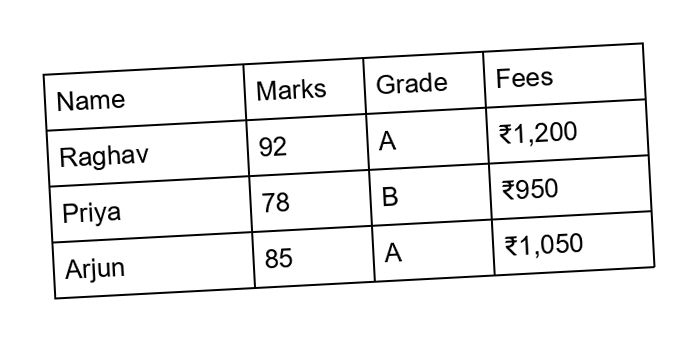
#> input picture backend/scripts/samples/tilted.jpg, 696 x 340 px
$ python -i preprocess.py   (imports and definitions only)   (older library calls are emulated)
#> lines starting #> are read from the running program, lines starting #| are printed output that depends on the picture; after the words box and inside, x2 and y2 are one past the last pixel; in counts of white or black regions, pixels touching at a corner belong together
"""Step 1 — clean the image so OCR and grid detection get a tidy input.

grayscale -> upscale small images -> straighten tilt -> light denoise + sharpen
"""
from __future__ import annotations

import math

import cv2
import numpy as np

TARGET_MIN_SIDE = 1400  # upscale until the longer side is at least this many px
MAX_SIDE = 3000         # but never beyond this (keeps OCR fast)


def to_gray(img: np.ndarray) -> np.ndarray:
    if img.ndim == 2:
        return img
    if img.shape[2] == 4:
        # flatten transparency onto white (screenshots of dark-mode apps aside)
        alpha = img[:, :, 3:4].astype(np.float32) / 255.0
        rgb = img[:, :, :3].astype(np.float32)
        img = (rgb * alpha + 255 * (1 - alpha)).astype(np.uint8)
    return cv2.cvtColor(img, cv2.COLOR_BGR2GRAY)


def upscale(img: np.ndarray) -> tuple[np.ndarray, float]:
    h, w = img.shape[:2]
    longer = max(h, w)
    scale = 1.0
    if longer < TARGET_MIN_SIDE:
        scale = min(TARGET_MIN_SIDE / longer, MAX_SIDE / longer, 3.0)
    elif longer > MAX_SIDE:
        scale = MAX_SIDE / longer
    if abs(scale - 1.0) < 0.01:
        return img, 1.0
    interp = cv2.INTER_CUBIC if scale > 1 else cv2.INTER_AREA
    return cv2.resize(img, None, fx=scale, fy=scale, interpolation=interp), scale


def estimate_skew(gray: np.ndarray) -> float:
    """Return the dominant tilt angle in degrees using long near-horizontal lines.

    Works on both ruled tables (uses the rules) and plain text (uses text baselines).
    Returns 0.0 if nothing confident is found.
    """
    edges = cv2.Canny(gray, 50, 150, apertureSize=3)
    h, w = gray.shape
    min_len = max(w // 6, 60)
    lines = cv2.HoughLinesP(
        edges, 1, np.pi / 360, threshold=120, minLineLength=min_len, maxLineGap=10
    )
    if lines is None:
        return 0.0
    angles = []
    weights = []
    for x1, y1, x2, y2 in np.asarray(lines).reshape(-1, 4):
        dx, dy = x2 - x1, y2 - y1
        ang = math.degrees(math.atan2(dy, dx))
        # keep near-horizontal lines only
        if abs(ang) <= 15:
            angles.append(ang)
            weights.append(math.hypot(dx, dy))
    if len(angles) < 3:
        return 0.0
    angle = float(np.average(angles, weights=weights))
    # median is robust against outliers; blend both
    angle = (angle + float(np.median(angles))) / 2
    return angle if abs(angle) >= 0.3 else 0.0


def rotate(img: np.ndarray, angle: float, border: int = 255) -> np.ndarray:
    h, w = img.shape[:2]
    center = (w / 2, h / 2)
    m = cv2.getRotationMatrix2D(center, angle, 1.0)
    cos, sin = abs(m[0, 0]), abs(m[0, 1])
    nw = int(h * sin + w * cos)
    nh = int(h * cos + w * sin)
    m[0, 2] += nw / 2 - center[0]
    m[1, 2] += nh / 2 - center[1]
    border_val = (border, border, border) if img.ndim == 3 else border
    return cv2.warpAffine(
        img, m, (nw, nh), flags=cv2.INTER_CUBIC,
        borderMode=cv2.BORDER_CONSTANT, borderValue=border_val,
    )


def enhance(gray: np.ndarray) -> np.ndarray:
    """Light denoise + unsharp mask. Keeps thin table rules intact."""
    blur = cv2.GaussianBlur(gray, (0, 0), sigmaX=1.0)
    sharp = cv2.addWeighted(gray, 1.6, blur, -0.6, 0)
    return sharp


def preprocess(img_bgr: np.ndarray) -> dict:
    """Return a dict with the cleaned grayscale image and bookkeeping info."""
    gray = to_gray(img_bgr)
    # Dark-mode screenshots: invert so text is dark on light.
    if gray.mean() < 110:
        gray = 255 - gray
    gray, scale = upscale(gray)
    angle = estimate_skew(gray)
    if angle:
        gray = rotate(gray, angle)
    # Note: sharpening was tried and measured — it lowered OCR confidence on
    # clean screenshots, so it's only applied to visibly blurry inputs.
    if _is_blurry(gray):
        gray = enhance(gray)
    return {"gray": gray, "scale": scale, "angle": angle}


def _is_blurry(gray: np.ndarray, threshold: float = 60.0) -> bool:
    """Variance of the Laplacian: low values mean soft edges (phone photos).
    16-bit Laplacian + meanStdDev instead of float64 + .var(): same number, but no
    8-bytes-per-pixel temporaries (~60 MB for a 2560x1440 screenshot)."""
    _, std = cv2.meanStdDev(cv2.Laplacian(gray, cv2.CV_16S))
    return float(std[0][0]) ** 2 < threshold

>>> import cv2
>>> picture = cv2.imread('../scripts/samples/tilted.jpg')
#> picture is the input picture: shape (340, 696, 3); min 0, max 255, mean 240.3
>>> result = preprocess(picture)
#> in preprocess, `gray, scale = upscale(gray)`:
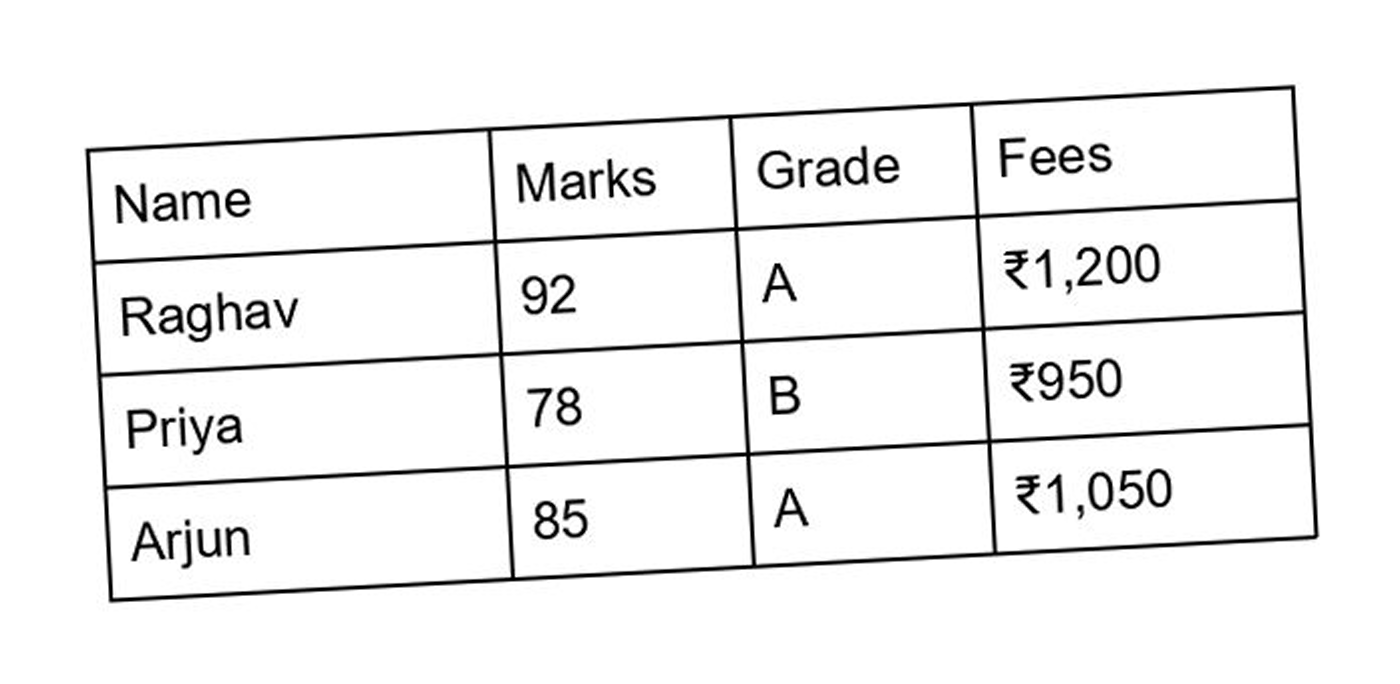
#> gray: shape (684, 1400); min 0, max 255, mean 240.2
#> in preprocess, `gray, scale = upscale(gray)`: scale = 2.01
#> in estimate_skew, `edges = cv2.Canny(gray, 50, 150, apertureSize=3)`:
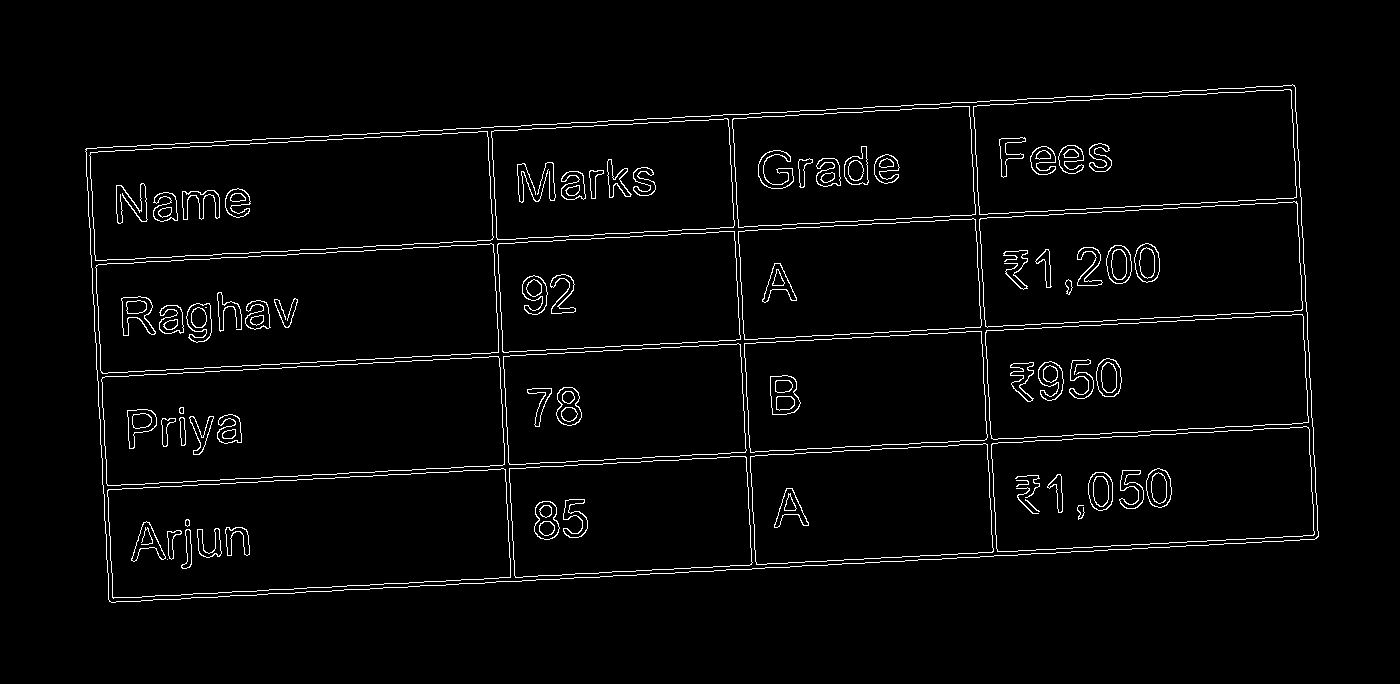
#> edges: shape (684, 1400); 2.8% white in thin lines or dots, all inside (x1, y1, x2, y2) = (85, 84, 1319, 603)
#> in estimate_skew, `lines = cv2.HoughLinesP( edges, 1, np.pi / 360, threshold=120, minLine..`: lines = 21 rows, first 6: [108, 598, 1318, 534], [111, 602, 1314, 539], [103, 490, 1312, 426], [103, 485, 1280, 424], [1036, 211, 1301, 198], [91, 264, 1301, 201]
#> the loop in estimate_skew, `for x1, y1, x2, y2 in np.asarray(lines).reshape(-1, 4):` made 21 passes
#> (x1, y1, x2, y2, dx, dy, ang) on passes 1 to 12: (108, 598, 1318, 534, 1210, -64, -3.03), (111, 602, 1314, 539, 1203, -63, -3), (103, 490, 1312, 426, 1209, -64, -3.03), (103, 485, 1280, 424, 1177, -61, -2.97), (1036, 211, 1301, 198, 265, -13, -2.81), (91, 264, 1301, 201, 1210, -63, -2.98), (86, 148, 1294, 85, 1208, -63, -2.99), (86, 152, 1295, 88, 1209, -64, -3.03), (97, 373, 1306, 310, 1209, -63, -2.98), (537, 354, 1078, 326, 541, -28, -2.96), (97, 377, 498, 356, 401, -21, -3), (728, 114, 752, 568, 24, 454, 86.97)
#> after the loop in estimate_skew, `for x1, y1, x2, y2 in np.asarray(lines).reshape(-1, 4):`: angles = [-3.03, -3, -3.03, -2.97, -2.81, -2.98, -2.99, -3.03, -2.98, -2.96, -3, -3.05, -3.07]; weights = [1211.7, 1204.6, 1210.7, 1178.6, 265.3, 1211.6, 1209.6, 1210.7, 1210.6, 541.7, 401.5, 601.9, 804.2]
#> in estimate_skew, `angle = float(np.average(angles, weights=weights))`: angle = -3
#> in rotate, `m = cv2.getRotationMatrix2D(center, angle, 1.0)`: m = [[0.999, -0.0523, 18.85], [0.0523, 0.999, -36.16]]
#> in rotate, `cos, sin = abs(m[0, 0]), abs(m[0, 1])`: cos = 0.999; sin = 0.0523
#> in rotate, `nw = int(h * sin + w * cos)`: nw = 1433
#> in rotate, `nh = int(h * cos + w * sin)`: nh = 756
#> in rotate, `return cv2.warpAffine( img, m, (nw, nh), flags=cv2.INTER_CUBIC, border..`:
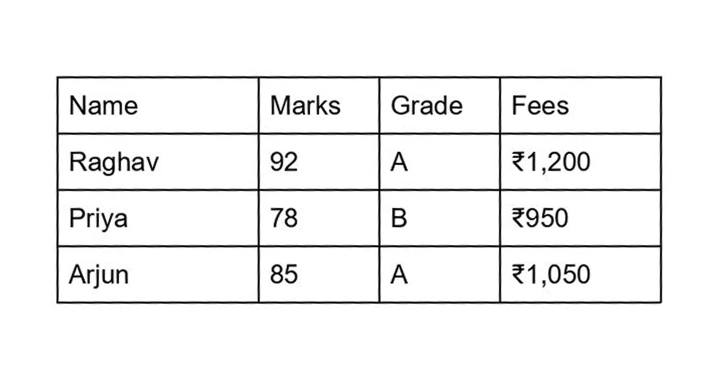
#> returned value: shape (756, 1433) (shown at 1/2 size); min 0, max 255, mean 241.9
#> in _is_blurry, `_, std = cv2.meanStdDev(cv2.Laplacian(gray, cv2.CV_16S))`: std = [17.55]
#> result = 3 items

$ run again, on backend/scripts/samples/bordered.png
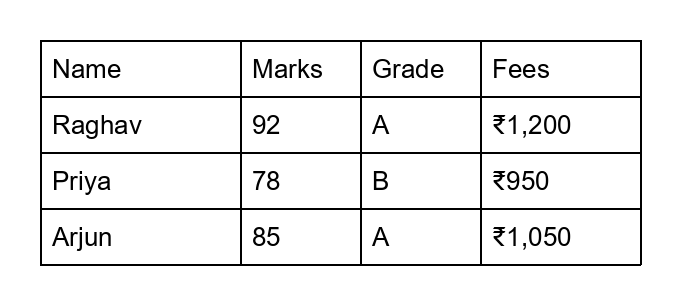
#> input picture backend/scripts/samples/bordered.png, 680 x 304 px
#> picture is the input picture: shape (304, 680, 3); min 0, max 255, mean 238.5
#> in preprocess, `gray, scale = upscale(gray)`:
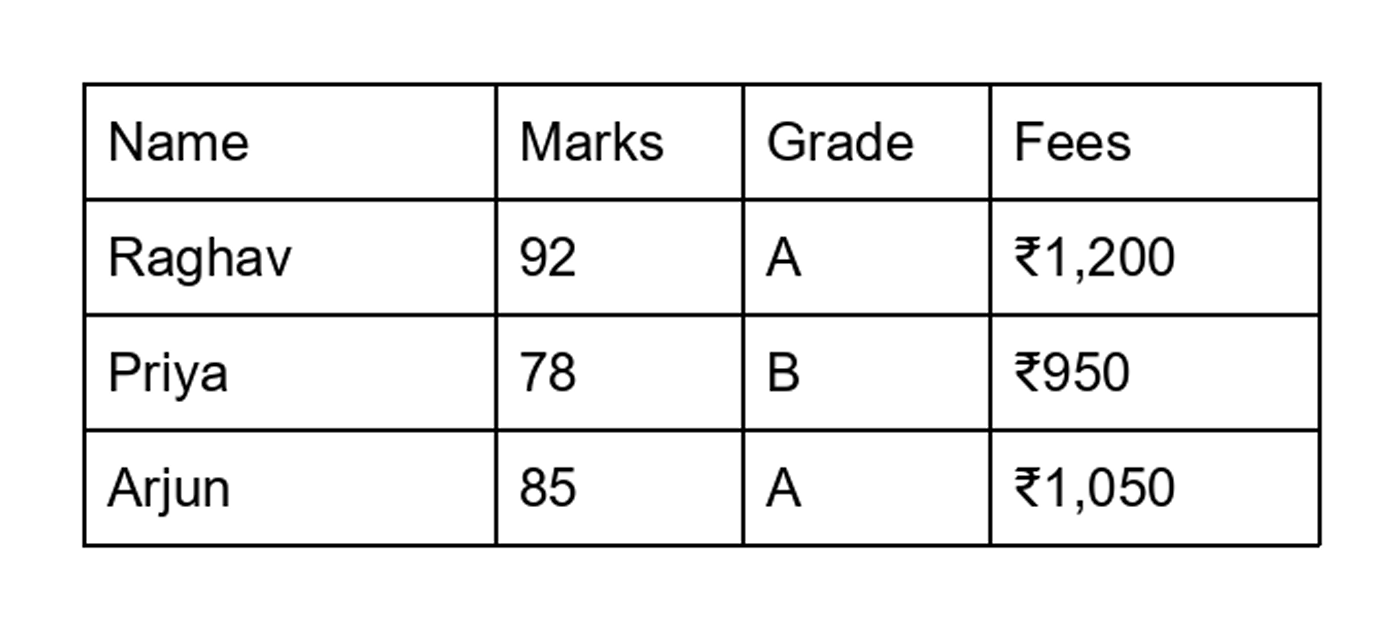
#> gray: shape (626, 1400); min 0, max 255, mean 238.5
#> in preprocess, `gray, scale = upscale(gray)`: scale = 2.06
#> in estimate_skew, `edges = cv2.Canny(gray, 50, 150, apertureSize=3)`:
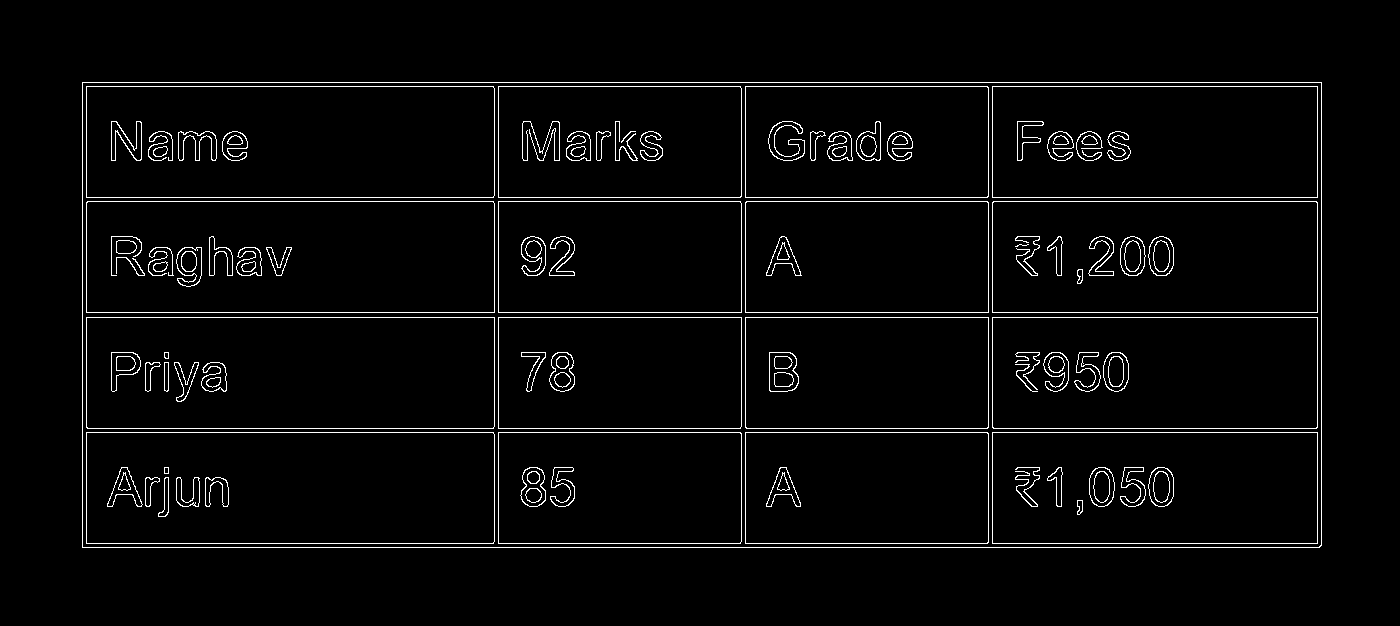
#> edges: shape (626, 1400); 3.1% white in thin lines or dots, all inside (x1, y1, x2, y2) = (82, 82, 1322, 548)
#> lines = 20 rows, first 6: [82, 428, 1321, 428], [82, 312, 1321, 312], [82, 432, 1321, 432], [82, 197, 1321, 197], [82, 317, 1321, 317], [82, 543, 1321, 543]
#> the loop in estimate_skew, `for x1, y1, x2, y2 in np.asarray(lines).reshape(-1, 4):` made 20 passes
#> (x1, y1, x2, y2, dx, dy, ang) on passes 1 to 8: (82, 428, 1321, 428, 1239, 0, 0), (82, 312, 1321, 312, 1239, 0, 0), (82, 432, 1321, 432, 1239, 0, 0), (82, 197, 1321, 197, 1239, 0, 0), (82, 317, 1321, 317, 1239, 0, 0), (82, 543, 1321, 543, 1239, 0, 0), (82, 547, 1319, 547, 1237, 0, 0), (82, 86, 1321, 86, 1239, 0, 0)
#> after the loop in estimate_skew, `for x1, y1, x2, y2 in np.asarray(lines).reshape(-1, 4):`: angles = [0, 0, 0, 0, 0, 0, 0, 0, 0, 0]; weights = [1239, 1239, 1239, 1239, 1239, 1239, 1237, 1239, 1239, 1239]
#> in estimate_skew, `angle = float(np.average(angles, weights=weights))`: angle = 0
#> std = [25.24]
#> result = 3 items

$ run again, on backend/scripts/samples/bordered_merged.png
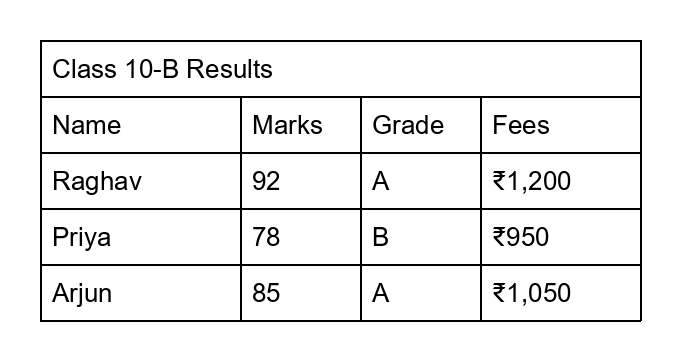
#> input picture backend/scripts/samples/bordered_merged.png, 680 x 360 px
#> picture is the input picture: shape (360, 680, 3); min 0, max 255, mean 238.3
#> in preprocess, `gray, scale = upscale(gray)`:
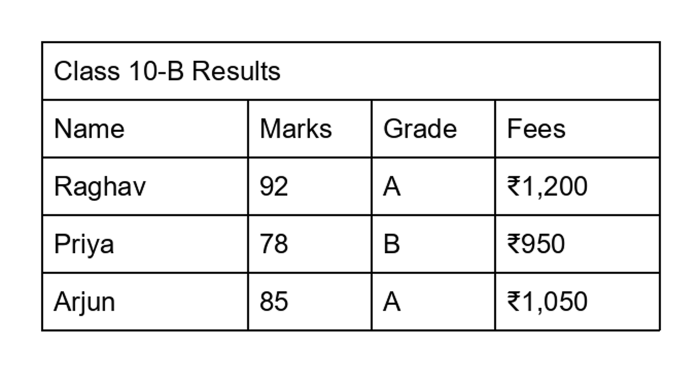
#> gray: shape (741, 1400) (shown at 1/2 size); min 0, max 255, mean 238.3
#> in preprocess, `gray, scale = upscale(gray)`: scale = 2.06
#> in estimate_skew, `edges = cv2.Canny(gray, 50, 150, apertureSize=3)`:
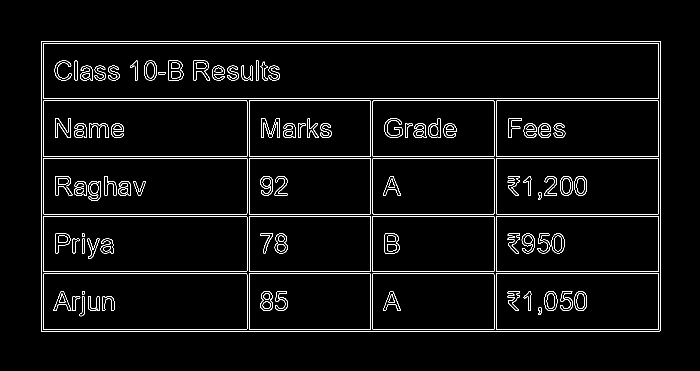
#> edges: shape (741, 1400) (shown at 1/2 size); 3.2% white in thin lines or dots, all inside (x1, y1, x2, y2) = (82, 82, 1322, 663)
#> lines = 22 rows, first 6: [82, 201, 1321, 201], [82, 197, 1321, 197], [82, 662, 1319, 662], [82, 547, 1321, 547], [82, 428, 1321, 428], [82, 658, 1321, 658]
#> the loop in estimate_skew, `for x1, y1, x2, y2 in np.asarray(lines).reshape(-1, 4):` made 22 passes
#> (x1, y1, x2, y2, dx, dy, ang) on passes 1 to 8: (82, 201, 1321, 201, 1239, 0, 0), (82, 197, 1321, 197, 1239, 0, 0), (82, 662, 1319, 662, 1237, 0, 0), (82, 547, 1321, 547, 1239, 0, 0), (82, 428, 1321, 428, 1239, 0, 0), (82, 658, 1321, 658, 1239, 0, 0), (82, 543, 1321, 543, 1239, 0, 0), (82, 82, 1321, 82, 1239, 0, 0)
#> after the loop in estimate_skew, `for x1, y1, x2, y2 in np.asarray(lines).reshape(-1, 4):`: angles = [0, 0, 0, 0, 0, 0, 0, 0, 0, 0, 0, 0]; weights = [1239, 1239, 1237, 1239, 1239, 1239, 1239, 1239, 1239, 1239, 1239, 1239]
#> in estimate_skew, `angle = float(np.average(angles, weights=weights))`: angle = 0
#> std = [25.16]
#> result = 3 items

$ run again, on backend/scripts/samples/borderless.png
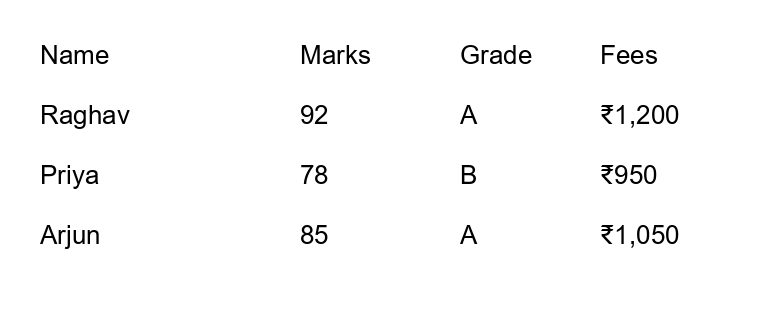
#> input picture backend/scripts/samples/borderless.png, 760 x 330 px
#> picture is the input picture: shape (330, 760, 3); min 0, max 255, mean 249.7
#> in preprocess, `gray, scale = upscale(gray)`: scale = 1.84
#> in estimate_skew, `edges = cv2.Canny(gray, 50, 150, apertureSize=3)`:
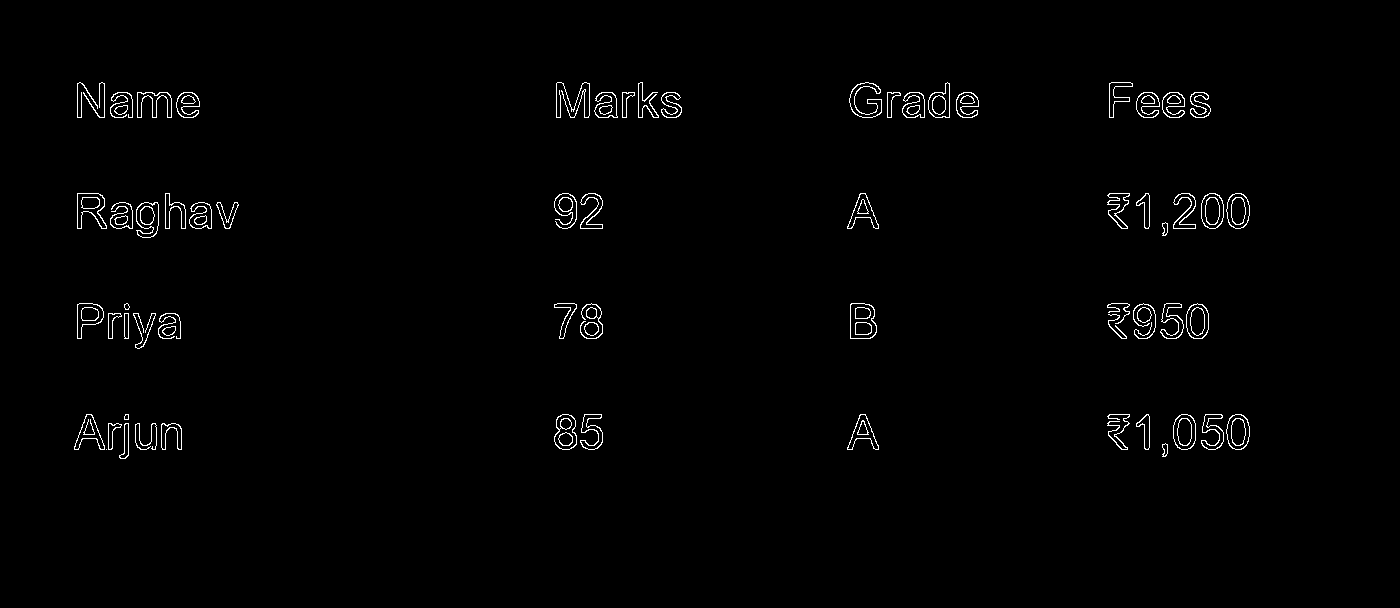
#> edges: shape (608, 1400); 1.1% white in thin lines or dots, all inside (x1, y1, x2, y2) = (74, 82, 1250, 459)
#> lines = None
#> angle = 0
#> std = [14.76]
#> result = 3 items
